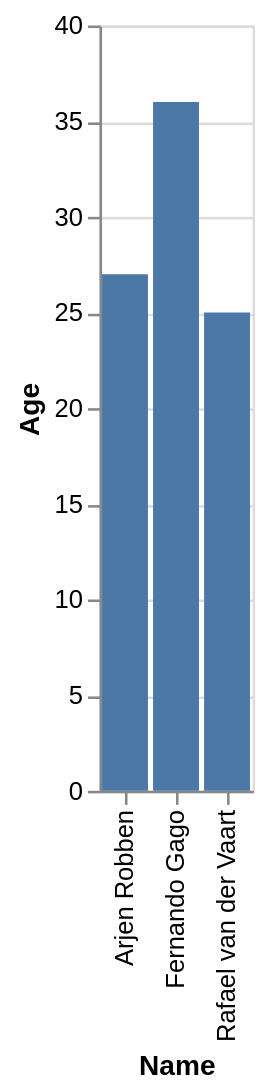

Write the Vega-Lite specification saved for this chart.
### Vega-Lite specification from a JSON file in a GitHub repository (floating-point values rounded to 4 significant figures)
{"data": {"values": [{"x_data": "Arjen Robben", "y_data": 27}, {"x_data": "Fernando Gago", "y_data": 36}, {"x_data": "Rafael van der Vaart", "y_data": 25}]}, "mark": "bar", "encoding": {"x": {"field": "x_data", "type": "nominal", "title": "Name", "sort": "ascending"}, "y": {"field": "y_data", "type": "quantitative", "title": "Age"}}}
